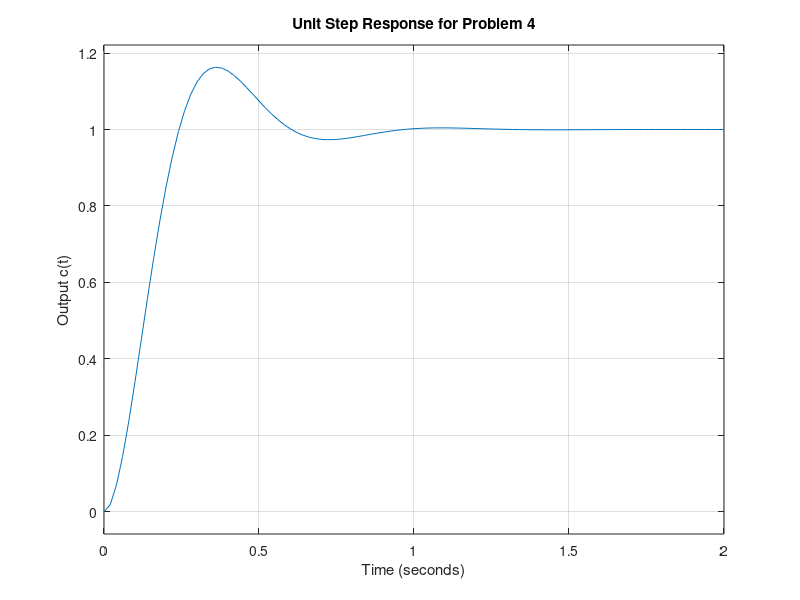

Write MATLAB code to recreate this figure.
clc; clear all; close all;

% Given parameters from handwritten derivations
zeta = 0.5;
wn = 10;
K = wn^2; % Calculated gain K = 100

% Define the open-loop transfer function components
num = [K];
den = [1 10 K]; % s^2 + 10s + K
sys = tf(num, den);

% Calculate analytical time-domain specifications
wd = wn * sqrt(1 - zeta^2);
phi = atan(sqrt(1 - zeta^2) / zeta); % in radians

tr = (pi - phi) / wd;
tp = pi / wd;
ts_2pct = 4 / (zeta * wn);
ts_5pct = 3 / (zeta * wn);
Mp = exp((-zeta * pi) / sqrt(1 - zeta^2));
pct_Mp = Mp * 100;

% Display the calculated values in the command window
fprintf('--- Calculated Time-Domain Specifications ---\n');
fprintf('Calculated Gain (K): %d\n', K);
fprintf('Rise Time (tr): %.4f sec\n', tr);
fprintf('Peak Time (tp): %.4f sec\n', tp);
fprintf('Settling Time (ts - 2%% Criterion): %.4f sec\n', ts_2pct);
fprintf('Settling Time (ts - 5%% Criterion): %.4f sec\n', ts_5pct);
fprintf('Peak Overshoot (Mp): %.4f\n', Mp);
fprintf('Percentage Peak Overshoot (%%Mp): %.2f%%\n', pct_Mp);

% Plot the Unit Step Response to visually verify values
figure;
step(sys);
grid on;
title('Unit Step Response for Problem 4');
xlabel('Time (seconds)');
ylabel('Output c(t)');
